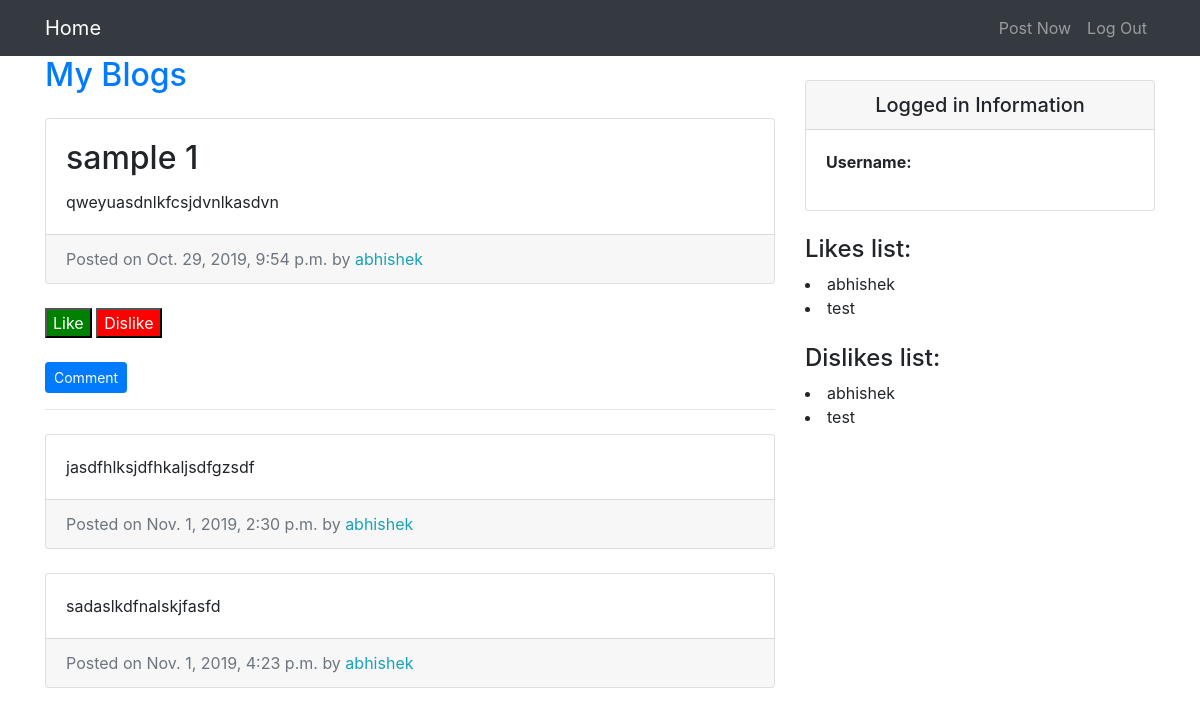
Page /blog/1/ on the committed database.
### blog/models.py (models this page shows)
class Blog(models.Model):
    title=models.CharField(max_length=50)
    text=models.TextField()
    date=models.DateTimeField(default=timezone.now)
    author=models.ForeignKey(User,on_delete=models.CASCADE)

class Comment(models.Model):
    blog=models.ForeignKey(Blog,on_delete=models.CASCADE, related_name='comments')
    name=models.CharField(max_length=80)
    text=models.TextField()
    date=models.DateTimeField(default=timezone.now)

class Like(models.Model):
    user=models.ForeignKey(User,on_delete=models.CASCADE)
    blog=models.ForeignKey(Blog,on_delete=models.CASCADE)
    created = models.DateTimeField(auto_now_add=True)

class Dislike(models.Model):
    user=models.ForeignKey(User,on_delete=models.CASCADE)
    blog=models.ForeignKey(Blog,on_delete=models.CASCADE)
    created = models.DateTimeField(auto_now_add=True)

### blog/views.py (the view)
# urls.py: path('blog/<int:pk>/',BlogView,name='blog-details'),
def BlogView(request,pk):
    blog=Blog.objects.get(pk=pk)
    a=hit_count(request)
    likes=Like.objects.filter(blog=blog)
    dislikes=Dislike.objects.filter(blog=blog)
    return render(request,'blog/blog_detail.html',{'object':blog,'likes':likes,'dislikes':dislikes})

### blog/models.py (called while the page is built)
    def increase(self):
        self.hit+=1
        self.save()

### blog/views.py (called while the page is built)
def get_ip(request):
    x_forwarded_for=request.META.get('HTTP_X_FORWARDED_FOR')
    if x_forwarded_for:
        ip=x_forwarded_for.split(',')[0]
    else:
        ip=request.META.get('REMOTE_ADDR')
    return ip

def hit_count(request):
    if not request.session.session_key:
        request.session.save()
    s_key=request.session.session_key
    ip=get_ip(request)
    url,url_created=UrlHit.objects.get_or_create(url=request.path)
    if url_created:
        track,created=HitCount.objects.get_or_create(url_hit=url,ip=ip,session=s_key)
        if created:
            url.increase()
            request.session[ip]=ip
            request.sessions[request.path]=request.path
    else:
        if ip and request.path not in request.session:
            track,created=HitCount.objects.get_or_create(url_hit=url,ip=ip,session=s_key)
            if created:
                url.increase()
                request.session[ip]=ip
                request.session[request.path]=request.path
    return url.hit

### blog/templates/blog/blog_detail.html (shortened to what this page needs)
{% extends "blog/parent.html" %}
{% block content %}
<div class="col-md-8">
    <a href="{% url 'dashboard' %}"><h2>My Blogs</h2></a>
    <div class="card mb-4 mt-4">
      <div class="card-body">
        <h2 class="card-title">{{ object.title }}</h2>
        <p class="card-text">{{object.text}}</p>
      </div>
      <div class="card-footer text-muted">
        Posted on {{object.date}} by
        <span class= "text-info mr-2">{{object.author}}</span>
      </div>
    </div>
    <button style="background-color:green"><a href="{% url 'add_like' pk=object.pk %}" style="color:white">Like</a></button>
    <button style="background-color:red"><a href="{% url 'add_dislike' pk=object.pk %}" style="color:white">Dislike</a></button>
    <br><br>
    <a class='btn btn-primary btn-sm' href="{% url 'add_comment_to_blog' pk=object.pk %}">Comment</a>
    <hr>
    {% for comment in object.comments.all %}
    <div class="card mb-4 mt-4">
        <div class="card-body">
          <p class="card-text">{{comment.text}}</p>
        </div>
        <div class="card-footer text-muted">
          Posted on {{comment.date}} by
          <span class= "text-info mr-2">{{comment.name}}</span>
        </div>
      </div>
      {% empty %}
        <p>No Comments here</p>
    {% endfor %}
  </div>
{% endblock %}
{% block content1 %}
<div>
<h4>Likes list: </h4>
{% for like in likes %}
<li>{{like.user.username}}</li>
{% endfor %}
</div>
<br>
<div>
<h4>Dislikes list: </h4>
{% for dislike in dislikes %}
<li>{{dislike.user.username}}</li>
</div>
{% endfor %}
{% endblock %}

### blog/static/blog/css/blog-home.css (style rules this page uses)
body { padding-top: 56px; }

### rows in the picture
Blog: title "sample 1", text "qweyuasdnlkfcsjdvnlkasdvn", date "Oct. 29, 2019, 9:54 p.m.", author "abhishek"
Comment: text "jasdfhlksjdfhkaljsdfgzsdf", date "Nov. 1, 2019, 2:30 p.m.", name "abhishek"
Comment: text "sadaslkdfnalskjfasfd", date "Nov. 1, 2019, 4:23 p.m.", name "abhishek"
Like: user.username "abhishek"
Like: user.username "test"
Dislike: user.username "abhishek"
Dislike: user.username "test"
